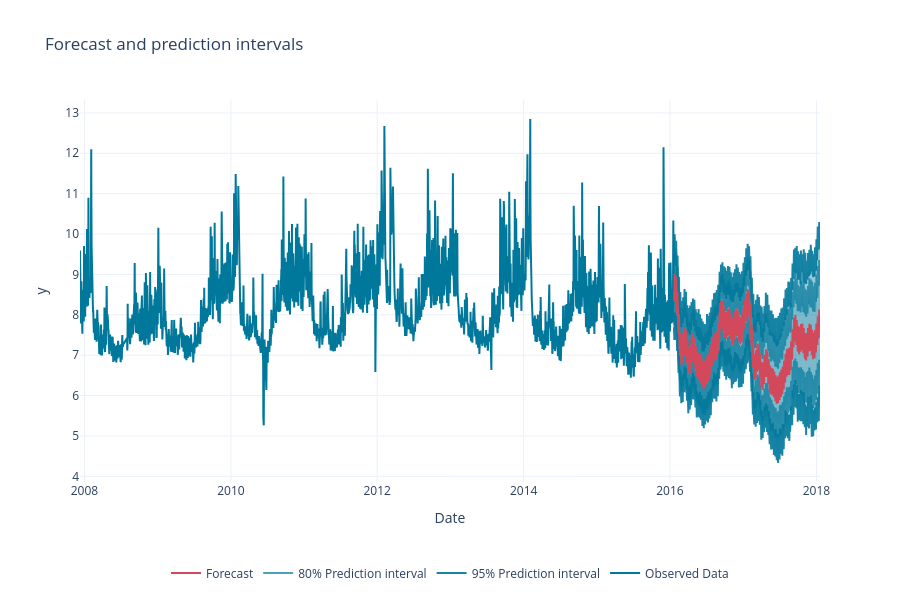

The notebook cell this image was saved under:
### Code cell
fig = forecast.plot_forecast(730,'prophet')
fig.show()

### Figure 1 — Plotly figure (JSON) as saved in the notebook; plotly's stock layout.template omitted (floating-point values rounded to 4 significant figures; data arrays with more than 128 entries replaced by an {"elided": "..."} marker saying what was removed)
{"data": [{"line": {"color": "#00789c"}, "name": "Observed Data", "type": "scatter", "x": {"elided": "2905 str values"}, "y": {"elided": "2905 float values"}}, {"line": {"color": "rgba(0,120,156,0.9)"}, "name": "95% Prediction interval", "type": "scatter", "x": {"elided": "730 str values"}, "y": {"elided": "730 float values"}}, {"fill": "tonexty", "fillcolor": "rgba(0,120,156,0.4)", "line": {"color": "rgba(0,120,156,0.9)"}, "showlegend": false, "type": "scatter", "x": {"elided": "730 str values"}, "y": {"elided": "730 float values"}}, {"line": {"color": "rgba(0,120,156,0.7)"}, "name": "80% Prediction interval", "type": "scatter", "x": {"elided": "730 str values"}, "y": {"elided": "730 float values"}}, {"fill": "tonexty", "fillcolor": "rgba(0,120,156,0.2)", "line": {"color": "rgba(0,120,156,0.7)"}, "showlegend": false, "type": "scatter", "x": {"elided": "730 str values"}, "y": {"elided": "730 float values"}}, {"line": {"color": "#d1495b"}, "name": "Forecast", "type": "scatter", "x": {"elided": "730 str values"}, "y": {"elided": "730 float values"}}], "layout": {"height": 600, "legend": {"orientation": "h", "x": 0.5, "xanchor": "center", "y": -0.2, "yanchor": "top"}, "title": {"text": "Forecast and prediction intervals"}, "xaxis": {"title": {"text": "Date"}}, "yaxis": {"title": {"text": "y"}}}}
